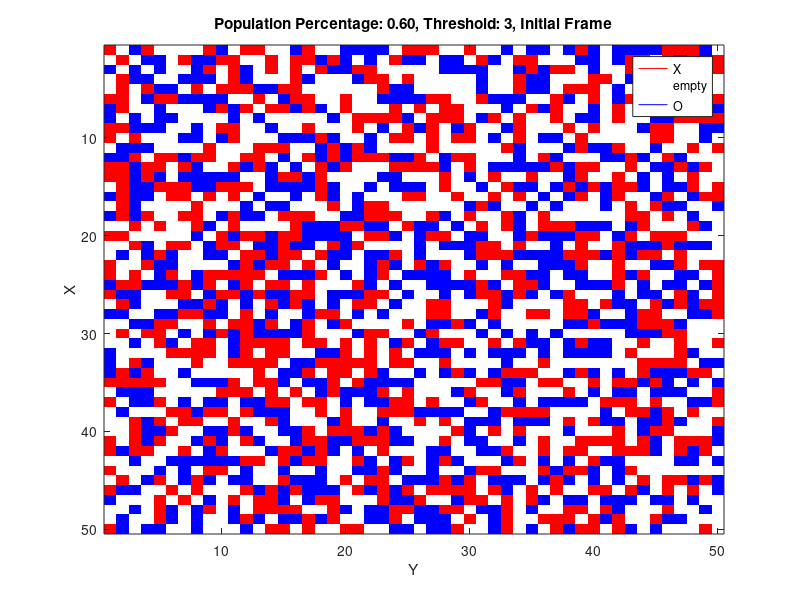

The MATLAB source for this figure: (Note: a time limit stopped this script after it produced the figure.)
function [] = schelling()
    clc;
    clear;
    close all;

    mkdir('images');

    thresholds = [3, 4, 5]; % update as necessary
    popPers = [0.6, 0.8]; % update as necessary
    simluations = size(thresholds, 2) * size(popPers, 2);

    parfor sim = 1:simluations
        threshold = thresholds(ceil(sim / size(popPers, 2)));
        popPer = popPers(mod(sim - 1, size(popPers, 2)) + 1);

        % Initialize grid
        grid = initGrid(popPer, threshold);

        if threshold == 5
            thresholdStr = 'Threshold: 3-80%, 5-20%';
            abbThresholdStr = 'Threshold3&5';
        else
            thresholdStr = sprintf('Threshold: %d', threshold);
            abbThresholdStr = sprintf('Threshold%d', threshold);
        end

        % Save and display First Grid
        figure
        displayGrid(grid, sprintf('Population Percentage: %0.2f, %s, Initial Frame', popPer, thresholdStr))
        saveas(gcf, sprintf('images/Pop%0.2f_%s_Initial.png', popPer, abbThresholdStr));

        mainModel(grid, popPer, threshold);
    end

end

function grid = initGrid(populationPercentage, threshold)

    if threshold == 5
        ratio = [zeros(1, cast(populationPercentage * 10, "int8")) + 5, zeros(1, cast(populationPercentage * 40, "int8")) + 3, zeros(1, cast((1 - populationPercentage) * 100, "int8")), zeros(1, populationPercentage * 40) - 3, zeros(1, cast(populationPercentage * 10, "int8")) - 5];
    else
        ratio = [zeros(1, cast(populationPercentage * 50, "int8")) + threshold, zeros(1, cast((1 - populationPercentage) * 100, "int8")), zeros(1, cast(populationPercentage * 50, "int8")) - threshold];
    end

    temp = repmat(ratio, 1, 25); % randomly repeat this for 500 times
    temp = temp(randperm(numel(temp))); % Jumble up those entries
    grid = reshape(temp, [50, 50]);
end

function [] = displayGrid(currGrid, titleString)
    imagesc(currGrid)
    cmap = flag(3);
    colormap(cmap);
    hold on
    entry = line(ones(3), ones(3));
    set(entry, {'color'}, mat2cell(cmap, ones(1, 3), 3));
    legend('X', 'empty', 'O')
    title(titleString)
    xlabel('Y')
    ylabel('X')
    hold off
end

function [] = mainModel(grid, popPer, threshold)
    %gridSatisfactionFlag = false;
    iterations = 1;
    maxIterations = 25;
    imgSaveItr = 5;
    %     while (gridSatisfactionFlag == false)
    while (iterations <= maxIterations)

        if threshold == 5
            thresholdStr = 'Threshold: 3-80%, 5-20%';
            abbThresholdStr = 'Threshold3&5';
        else
            thresholdStr = sprintf('Threshold: %d', threshold);
            abbThresholdStr = sprintf('Threshold%d', threshold);
        end

        fprintf('Population Percentage: %0.2f, %s, Iteration: %d\n', popPer, thresholdStr, iterations)
        grid = mainShifting(grid);

        if iterations == 1 || (mod(iterations, imgSaveItr) == 0) || iterations == maxIterations
            h = figure;
            displayGrid(grid, sprintf('Population Percentage: %0.2f, %s, Iteration %d', popPer, thresholdStr, iterations))
            saveas(h, sprintf('images/Pop%0.2f_%s_Iteration%d.png', popPer, abbThresholdStr, iterations));
        end

        iterations = iterations + 1;
    end

end

function grid = mainShifting(grid)
    x = 1;
    y = 2;
    unhappyLocations = getAllUnhappy(grid);

    if isempty(unhappyLocations)
        return
    end

    for unhappyIndex = 1:length(unhappyLocations)
        currSadAgentLoc = unhappyLocations(unhappyIndex, :);
        currSadAgentVal = grid(currSadAgentLoc(x), currSadAgentLoc(y));
        closestValidPoint = getClosestNewValidPoint(currSadAgentVal, currSadAgentLoc, grid);
        grid = swapPoints(currSadAgentLoc, closestValidPoint, grid);
    end

end

function unHappy = getAllUnhappy(currGrid)
    unHappy = [];
    gridSize = size(currGrid);

    for x = 1:gridSize(1)

        for y = 1:gridSize(2)
            currentCellValue = currGrid(x, y);
            location = [x, y];

            if not(isValid(currentCellValue, location, currGrid))
                unHappy = [unHappy; x, y];
            end

        end

    end

end

% Returns a list of empty points in the grid
function emptyCells = getAllEmptyCells(currGrid)
    emptyCells = [];
    EMPTY = 0;
    gridSize = size(currGrid);

    for x = 1:gridSize(1)

        for y = 1:gridSize(2)
            currentCellValue = currGrid(x, y);

            if currentCellValue == EMPTY
                emptyCells = [emptyCells; x, y];
            end

        end

    end

end

% Returns a list of neighbors of 8 indices for a given location
function neighborLocations = getNeighborLocations(loc, currGrid)
    neighborLocations = [];
    x = loc(1);
    y = loc(2);
    gridSize = size(currGrid);

    % Right side
    if x < gridSize(1)
        neighborLocations = [neighborLocations; x + 1, y];

        % Top right
        if y > 1
            neighborLocations = [neighborLocations; x + 1, y - 1];
        end

        % Bottom right
        if y < gridSize(2)
            neighborLocations = [neighborLocations; x + 1, y + 1];
        end

    end

    % Bottom side
    if y < gridSize(2)
        neighborLocations = [neighborLocations; x, y + 1];
    end

    % Left side
    if x > 1
        neighborLocations = [neighborLocations; x - 1, y];

        % Top left
        if y > 1
            neighborLocations = [neighborLocations; x - 1, y - 1];
        end

        % Bottom left
        if y < gridSize(2)
            neighborLocations = [neighborLocations; x - 1, y + 1];
        end

    end

    % Top side
    if y > 1
        neighborLocations = [neighborLocations; x, y - 1];
    end

end

% Returns a list of empty points sorted by distance from the current point
function distanceAndPoints = closestEmptyPoints(currPoint, grid)
    emptyList = getAllEmptyCells(grid);
    distance = [];

    for index = 1:length(emptyList)
        emptyPoint = emptyList(index, :);
        distance = [distance; getChebyshevDistance(currPoint(1), currPoint(2), emptyPoint(1), emptyPoint(2))];
    end

    distanceAndPoints = [distance emptyList];
    distanceAndPoints = sortrows(distanceAndPoints);
end

% Returns the Chebyshev distance between two points
% This is the minimum number of moves a King needs to make to reach the destination
function dist = getChebyshevDistance(x1, y1, x2, y2)
    dist = max([abs(x2 - x1) abs(y2 - y1)]);
end

function validPoint = getClosestNewValidPoint(currAgentVal, currAgentLoc, currGrid)
    found = false;
    sortedDistList = closestEmptyPoints([currAgentLoc(1), currAgentLoc(2)], currGrid);

    % Loop through the distance list to find a valid point
    for index = 1:length(sortedDistList)

        % Get the X and Y values of the current empty location
        currEmptyLoc = sortedDistList(index, 2:3);

        % Check if the current empty location is valid
        if isValid(currAgentVal, currEmptyLoc, currGrid)
            % Found a valid point
            found = true;
            validPoint = currEmptyLoc;
            break
        end

    end

    if found == false
        % Unable to find a new valid point
        validPoint = currAgentLoc;
    end

end

% Check if a given cells neighbors are similar to a given value
function validity = isValid(val, loc, currGrid)

    % If the value is 0, it is always valid
    if val == 0
        validity = true;
        return
    end

    sameNeighbor = 0;
    validity = false;
    neighbors = getNeighborLocations(loc, currGrid);

    for indexNumber = 1:length(neighbors)
        currNeighborLoc = neighbors(indexNumber, :);

        if sign(val) == sign(currGrid(currNeighborLoc(1), currNeighborLoc(2)))
            sameNeighbor = sameNeighbor + 1;
        end

    end

    if sameNeighbor >= abs(val)
        validity = true;
    end

end

% Swaps two points (P1 and P2) in the grid and returns the new grid
function newGrid = swapPoints(P1, P2, currGrid)
    % Save a copy of point 2
    temp = currGrid(P2(1), P2(2));

    % Overwrite point 2 with point 1
    currGrid(P2(1), P2(2)) = currGrid(P1(1), P1(2));

    % Overwrite point 1 with the saved copy of point 2
    currGrid(P1(1), P1(2)) = temp;
    newGrid = currGrid;
end
